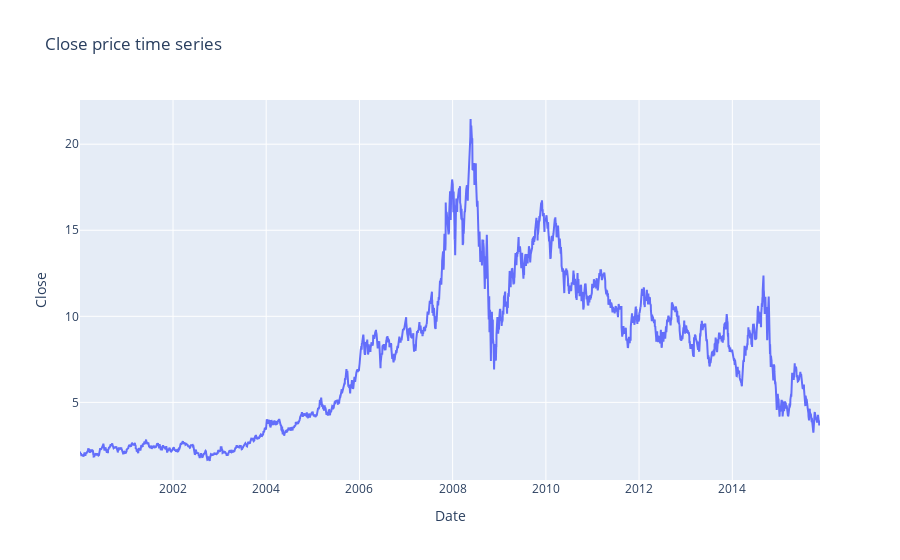

Notebook source saved alongside this figure:
### Markdown cell above
### 1.3 - Local min and max

Using scipy library, we are able to look for local minimum and maximum within a specified window. Before that, let's visualize our "Close" prices in a line chart.

### Code cell
fig = go.Figure()
fig.add_trace(go.Scatter(x=train_df.index, y=train_df['Close'], mode='lines', showlegend=False))
fig.update_xaxes(title='Date')
fig.update_yaxes(title='Close')
fig.update_layout(title='Close price time series')
fig

### Figure 1 — Plotly figure (JSON) as saved in the notebook; plotly's stock layout.template omitted (floating-point values rounded to 4 significant figures; data arrays with more than 128 entries replaced by an {"elided": "..."} marker saying what was removed)
{"data": [{"mode": "lines", "showlegend": false, "type": "scatter", "x": {"elided": "4010 str values"}, "y": {"elided": "4010 float values"}}], "layout": {"title": {"text": "Close price time series"}, "xaxis": {"title": {"text": "Date"}}, "yaxis": {"title": {"text": "Close"}}}}
